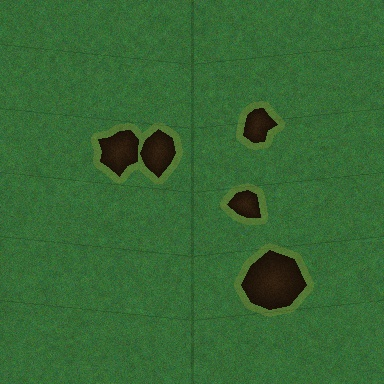
#> input picture temp_synthetic.jpg, 384 x 384 px
$ python -i rgb_segmentation.py   (imports and definitions only)
#> lines starting #> are read from the running program, lines starting #| are printed output that depends on the picture; after the words box and inside, x2 and y2 are one past the last pixel; in counts of white or black regions, pixels touching at a corner belong together
"""
RGB-based Segmentation for Simple Backgrounds
Uses vegetation indices and color thresholds for fast segmentation
Always includes disease regions detected by DiseaseRegionDetector
"""

import numpy as np
import cv2
from typing import Dict, Tuple, Optional
import logging

logger = logging.getLogger(__name__)


class RGBSegmentation:
    """
    Fast RGB-based segmentation for simple backgrounds
    Handles 60-70% of cases in <20ms

    Key principle: Include ALL plant material (healthy AND diseased)
    """

    def __init__(self):
        """Initialize RGB segmentation"""
        # Vegetation index thresholds
        self.vari_threshold = -0.1  # Liberal threshold
        self.mgrvi_threshold = -0.05
        self.vndvi_threshold = -0.05

        # Color thresholds (inclusive of disease colors)
        self.green_hue_range = (25, 95)  # Healthy green
        self.brown_hue_range = (0, 30)   # Disease browns
        self.yellow_hue_range = (20, 40) # Chlorotic yellows

        # Performance stats
        self.stats = {
            'processed': 0,
            'avg_time_ms': 0
        }

    def segment(self, image: np.ndarray,
                disease_mask: Optional[np.ndarray] = None,
                vegetation_indices: Optional[Dict] = None) -> Tuple[np.ndarray, Dict]:
        """
        Perform RGB-based segmentation

        Args:
            image: RGB image
            disease_mask: Pre-detected disease regions (MUST be included)
            vegetation_indices: Pre-computed indices from pipeline

        Returns:
            Tuple of (segmentation_mask, info)
        """
        import time
        start_time = time.time()

        h, w = image.shape[:2]
#> h = 384; w = 384
        info = {'method': 'rgb', 'indices_used': False}

        # Initialize mask
        plant_mask = np.zeros((h, w), dtype=np.uint8)

        # 1. Use vegetation indices if available
        if vegetation_indices is not None:
            indices_mask = self.segment_with_indices(vegetation_indices, (h, w))
            plant_mask = cv2.bitwise_or(plant_mask, indices_mask)
            info['indices_used'] = True
        else:
            # Calculate indices if not provided
            indices_mask = self.calculate_and_segment_indices(image)
            plant_mask = cv2.bitwise_or(plant_mask, indices_mask)

        # 2. Color-based segmentation
        color_mask = self.segment_by_color(image)
        plant_mask = cv2.bitwise_or(plant_mask, color_mask)

        # 3. HSV-based vegetation detection
        hsv_mask = self.segment_by_hsv(image)
        plant_mask = cv2.bitwise_or(plant_mask, hsv_mask)

        # 4. CRITICAL: Always include disease mask
        if disease_mask is not None:
            # Dilate disease mask slightly to include boundaries
            kernel = cv2.getStructuringElement(cv2.MORPH_ELLIPSE, (5, 5))
            disease_dilated = cv2.dilate(disease_mask, kernel, iterations=1)
            plant_mask = cv2.bitwise_or(plant_mask, disease_dilated)
            info['disease_included'] = True
        else:
            info['disease_included'] = False

        # 5. Refine mask
        plant_mask = self.refine_mask(plant_mask)

        # 6. Fill holes (disease regions might create holes)
        plant_mask = self.fill_holes(plant_mask)

        # Calculate coverage
        info['coverage'] = np.sum(plant_mask > 0) / (h * w)

        # Update stats
        elapsed_ms = (time.time() - start_time) * 1000
        self.update_stats(elapsed_ms)

        logger.debug(f"RGB segmentation in {elapsed_ms:.1f}ms, coverage: {info['coverage']:.2%}")

        return plant_mask, info

    # [37 lines left out: function segment_with_indices, not called in this run]

    def calculate_and_segment_indices(self, image: np.ndarray) -> np.ndarray:
        """
        Calculate vegetation indices and segment

        Args:
            image: RGB image

        Returns:
            Binary mask
        """
        # Convert to float
        img_float = image.astype(np.float32) / 255.0

        # Extract channels
        r = img_float[:, :, 0]
        g = img_float[:, :, 1]
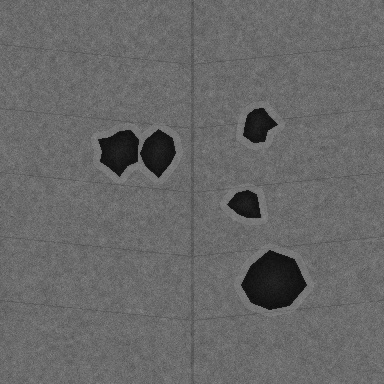
#> g: shape (384, 384) float32; min 0.0353, max 0.545, mean 0.407
        b = img_float[:, :, 2]

        eps = 1e-10

        # VARI = (G - R) / (G + R - B + eps)
        denominator = g + r - b + eps
        vari = np.where(denominator != 0, (g - r) / denominator, 0)
        vari_mask = (vari > self.vari_threshold).astype(np.uint8) * 255
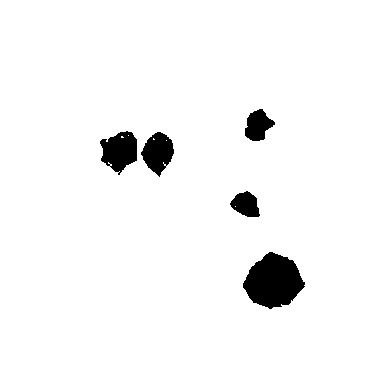
#> vari_mask: shape (384, 384); 96.2% white; 5 black regions, box (x1, y1, x2, y2) and area: (243, 252, 305, 309) 2390, (100, 131, 137, 175) 1093, (141, 132, 174, 177) 933, (245, 109, 275, 141) 620, (230, 191, 260, 217) 528

        # MGRVI = (G² - R²) / (G² + R² + eps)
        g_squared = g ** 2
        r_squared = r ** 2
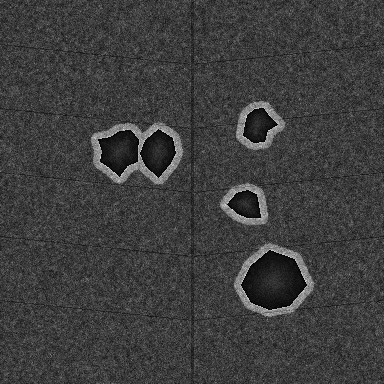
#> r_squared: shape (384, 384) float32; min 0.000384, max 0.186, mean 0.0455; drawn with min black and max white
        denominator = g_squared + r_squared + eps
        mgrvi = (g_squared - r_squared) / denominator
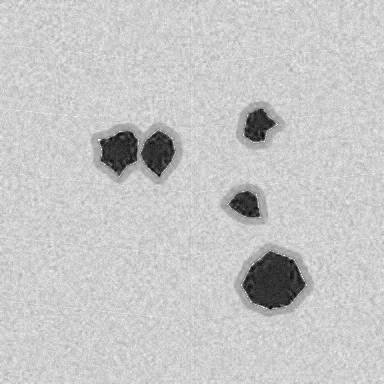
#> mgrvi: shape (384, 384) float32; min -0.713, max 0.91, mean 0.554; drawn with min black and max white
        mgrvi_mask = (mgrvi > self.mgrvi_threshold).astype(np.uint8) * 255
#> mgrvi_mask: shape (384, 384); 96.1% white; 5 black regions, box (x1, y1, x2, y2) and area: (243, 251, 305, 310) 2456, (100, 131, 138, 175) 1148, (141, 131, 175, 177) 986, (244, 109, 275, 142) 651, (229, 191, 260, 217) 554

        # vNDVI = (G - R) / (G + R + eps)
        denominator = g + r + eps
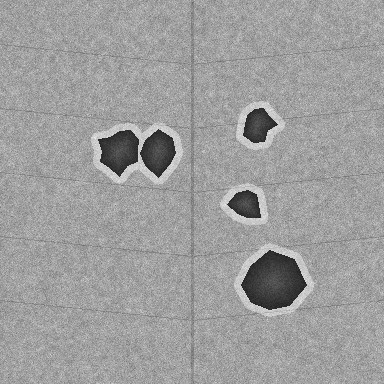
#> denominator: shape (384, 384) float32; min 0.0745, max 0.937, mean 0.617
        vndvi = (g - r) / denominator
        vndvi_mask = (vndvi > self.vndvi_threshold).astype(np.uint8) * 255
#> vndvi_mask: shape (384, 384); 96.1% white; 5 black regions, box (x1, y1, x2, y2) and area: (243, 252, 305, 310) 2427, (100, 131, 138, 175) 1131, (141, 131, 175, 177) 973, (245, 109, 275, 141) 633, (229, 191, 260, 217) 547

        # Combine all indices
        combined = cv2.bitwise_or(vari_mask, mgrvi_mask)
        combined = cv2.bitwise_or(combined, vndvi_mask)

        return combined

    def segment_by_color(self, image: np.ndarray) -> np.ndarray:
        """
        Segment by direct color thresholds
        Includes disease colors (brown, yellow)

        Args:
            image: RGB image

        Returns:
            Binary mask
        """
        # Create mask for plant-like colors
        mask = np.zeros(image.shape[:2], dtype=np.uint8)

        # Green vegetation (healthy)
        # High green, moderate red and blue
        green_mask = (
            (image[:, :, 1] > image[:, :, 0] * 1.1) &  # G > R
            (image[:, :, 1] > image[:, :, 2] * 1.1) &  # G > B
            (image[:, :, 1] > 30)  # Minimum green value
        ).astype(np.uint8) * 255
#> green_mask: shape (384, 384); 95.6% white; 5 black regions, box (x1, y1, x2, y2) and area: (241, 250, 307, 310) 2659, (99, 130, 139, 177) 1279, (140, 129, 176, 178) 1105, (243, 108, 278, 143) 768, (228, 190, 261, 218) 655

        mask = cv2.bitwise_or(mask, green_mask)

        # Brown vegetation (diseased)
        # R and G similar, B lower
        brown_mask = (
            (np.abs(image[:, :, 0].astype(np.int16) - image[:, :, 1]) < 50) &
            (image[:, :, 2] < image[:, :, 0] * 0.8) &
            (image[:, :, 0] > 30) & (image[:, :, 0] < 150)
        ).astype(np.uint8) * 255
#> brown_mask: shape (384, 384); 6.6% white; 261 white regions (254 under 20 px), largest, box (x1, y1, x2, y2) and area: (90, 122, 183, 185) 2753, (244, 256, 303, 307) 1603, (234, 243, 314, 317) 1545

        mask = cv2.bitwise_or(mask, brown_mask)
#> mask: shape (384, 384); 98.4% white; black in thin lines or dots, all inside (x1, y1, x2, y2) = (99, 108, 307, 310)

        # Yellow vegetation (chlorotic)
        # High R and G, low B
        yellow_mask = (
            (image[:, :, 0] > 100) &
            (image[:, :, 1] > 100) &
            (image[:, :, 2] < 100) &
            (np.abs(image[:, :, 0].astype(np.int16) - image[:, :, 1]) < 30)
        ).astype(np.uint8) * 255
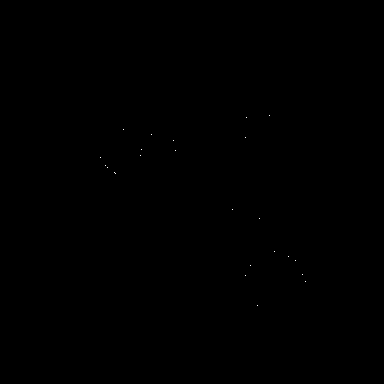
#> yellow_mask: shape (384, 384); 0.02% white in thin lines or dots, all inside (x1, y1, x2, y2) = (100, 115, 306, 306)
#> in segment, `plant_mask = cv2.bitwise_or(plant_mask, color_mask)`: plant_mask: shape (384, 384); 99% white; black in thin lines or dots, all inside (x1, y1, x2, y2) = (100, 109, 305, 309)

        mask = cv2.bitwise_or(mask, yellow_mask)

        return mask

    def segment_by_hsv(self, image: np.ndarray) -> np.ndarray:
        """
        Segment using HSV color space
        More robust to lighting variations

        Args:
            image: RGB image

        Returns:
            Binary mask
        """
        hsv = cv2.cvtColor(image, cv2.COLOR_RGB2HSV)
#> hsv: shape (384, 384, 3); mean H, S, V 57.6, 135.1, 104.3

        masks = []

        # Green vegetation (healthy)
        lower_green = np.array([25, 20, 20])
        upper_green = np.array([95, 255, 255])
        masks.append(cv2.inRange(hsv, lower_green, upper_green))

        # Brown vegetation (diseased)
        lower_brown = np.array([0, 20, 20])
        upper_brown = np.array([30, 255, 200])
        masks.append(cv2.inRange(hsv, lower_brown, upper_brown))

        # Yellow vegetation (chlorotic)
        lower_yellow = np.array([20, 30, 50])
        upper_yellow = np.array([40, 255, 255])
        masks.append(cv2.inRange(hsv, lower_yellow, upper_yellow))

        # Dark green (shadows on leaves)
        lower_dark = np.array([40, 10, 10])
        upper_dark = np.array([80, 255, 100])
        masks.append(cv2.inRange(hsv, lower_dark, upper_dark))

        # White/gray (powdery mildew on leaves)
        # Low saturation but on greenish background
        lower_white = np.array([0, 0, 100])
        upper_white = np.array([180, 30, 255])

        # Check if white areas are near green (likely mildew on leaf)
        white_candidate = cv2.inRange(hsv, lower_white, upper_white)
#> white_candidate: shape (384, 384); every value is 0

        # Dilate green mask to find nearby green
        kernel = cv2.getStructuringElement(cv2.MORPH_ELLIPSE, (15, 15))
        green_dilated = cv2.dilate(masks[0], kernel, iterations=2)
#> green_dilated: shape (384, 384); 99.7% white; 2 black regions (1 under 20 px), largest, box (x1, y1, x2, y2) and area: (259, 268, 288, 294) 496

        # White near green is likely powdery mildew
        white_on_plant = cv2.bitwise_and(white_candidate, green_dilated)
        masks.append(white_on_plant)

        # Combine all masks
        combined = np.zeros_like(masks[0])
        for mask in masks:
            combined = cv2.bitwise_or(combined, mask)
#> this loop made 5 passes
#> pass 1, in segment_by_hsv, `combined = cv2.bitwise_or(combined, mask)`:
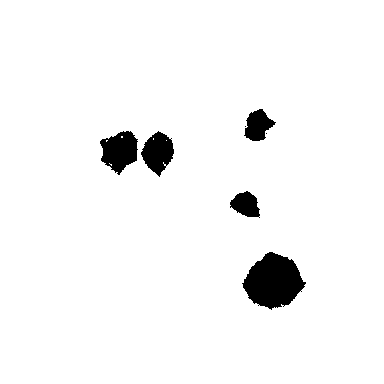
#> combined: shape (384, 384); 96.2% white; 7 black regions (2 under 20 px), largest, box (x1, y1, x2, y2) and area: (242, 252, 306, 310) 2418, (100, 131, 138, 175) 1117, (141, 131, 174, 177) 945, (244, 109, 276, 141) 629, (230, 191, 260, 218) 537
#> after the loop: combined: shape (384, 384); 100% white; black in thin lines or dots, all inside (x1, y1, x2, y2) = (105, 112, 306, 310)
#> in segment, `plant_mask = cv2.bitwise_or(plant_mask, hsv_mask)`: plant_mask: shape (384, 384); 100% white; black in thin lines or dots, all inside (x1, y1, x2, y2) = (120, 132, 299, 307)

        return combined

    def refine_mask(self, mask: np.ndarray) -> np.ndarray:
        """
        Refine segmentation mask

        Args:
            mask: Binary mask

        Returns:
            Refined mask
        """
        # Remove small noise
        kernel_small = cv2.getStructuringElement(cv2.MORPH_ELLIPSE, (3, 3))
        cleaned = cv2.morphologyEx(mask, cv2.MORPH_OPEN, kernel_small)

        # Close gaps
        kernel_close = cv2.getStructuringElement(cv2.MORPH_ELLIPSE, (7, 7))
        closed = cv2.morphologyEx(cleaned, cv2.MORPH_CLOSE, kernel_close)
#> closed: shape (384, 384); every value is 255

        # Smooth boundaries
        kernel_smooth = cv2.getStructuringElement(cv2.MORPH_ELLIPSE, (5, 5))
        smoothed = cv2.morphologyEx(closed, cv2.MORPH_CLOSE, kernel_smooth)
        smoothed = cv2.morphologyEx(smoothed, cv2.MORPH_OPEN, kernel_smooth)

        return smoothed

    def fill_holes(self, mask: np.ndarray) -> np.ndarray:
        """
        Fill holes in mask (important for diseased areas)

        Args:
            mask: Binary mask

        Returns:
            Mask with holes filled
        """
        # Find contours
        contours, _ = cv2.findContours(mask, cv2.RETR_EXTERNAL, cv2.CHAIN_APPROX_SIMPLE)
#> contours = [[[0, 0], [0, 383], [383, 383], [383, 0]]]

        # Create filled mask
        filled = np.zeros_like(mask)

        # Draw filled contours
        cv2.drawContours(filled, contours, -1, 255, -1)

        return filled

    def update_stats(self, time_ms: float):
        """Update segmentation statistics"""
        n = self.stats['processed'] + 1
        self.stats['processed'] = n
        self.stats['avg_time_ms'] = (self.stats['avg_time_ms'] * (n-1) + time_ms) / n

    def get_stats(self) -> Dict:
        """Get segmentation statistics"""
        return self.stats.copy()

    # [54 lines left out: function evaluate_quality, not called in this run]

>>> import cv2
>>> picture = cv2.cvtColor(cv2.imread('../../temp_synthetic.jpg'), cv2.COLOR_BGR2RGB)
>>> result = RGBSegmentation().segment(picture)
